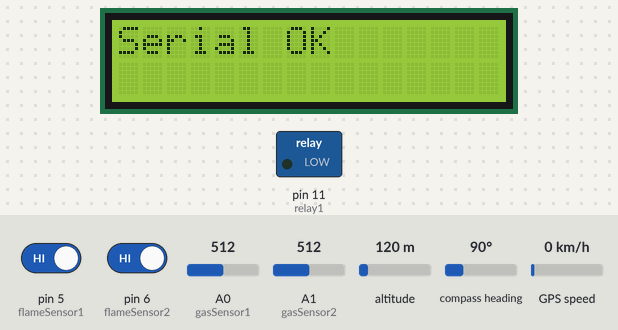
The sketch below on a simulated Arduino Uno, built with avr-gcc and run on an emulated ATmega328P. On the bench: 16×2 character LCD, switched loads named in the sketch (green lamp = pin HIGH). Inputs (shaded band) come from the test bench; at power-on: pin 5 (flameSensor1) HIGH, pin 6 (flameSensor2) HIGH, A0 (gasSensor1) = 512, A1 (gasSensor2) = 512, altitude 120 m, compass heading 90°, GPS speed 0 km/h. The GPS gets a fix after 3 s at 37.7749, -122.4194 with 8 satellites; the modem accepts every AT command (registered, SIM ready, sends succeed) and sends nothing else; what the sketch prints to the serial monitor is not drawn.

Above: at 1.1 s.
At 37.5 s:
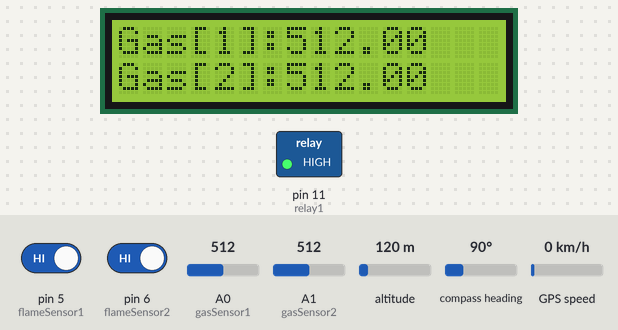
37.6 s: pin 5 (flameSensor1) driven LOW
At 54.2 s:
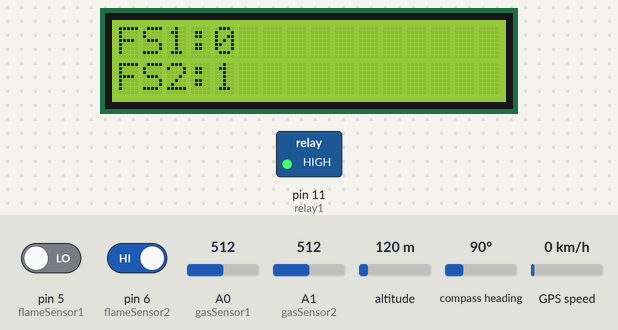
At 72.2 s:
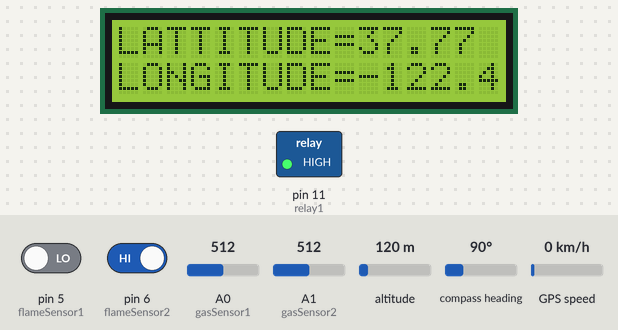
Timing chart, 0 to 73.7 s (numbered marks = the images above; inputs shaded):
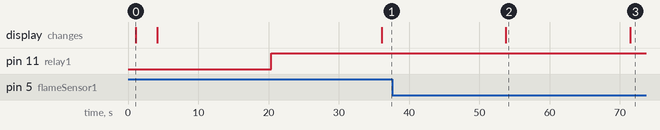

Measured:
- what the display in image 0 shows lasts 3.0 s, from 1.1 s to 4.1 s
- what the display in image 2 shows lasts 17.7 s, from 53.8 s to 71.5 s

The sketch:

gasleak_rev004.ino
```cpp
#include <SoftwareSerial.h>

#include <TinyGPS.h>

/* This sample code demonstrates the normal use of a TinyGPS object.
   It requires the use of SoftwareSerial, and aSerialumes that you have a
   4800-baud serial GPS device hooked up on pins 4(rx) and 3(tx).
*/
#include <Wire.h>
#include <LiquidCrystal_I2C.h>
LiquidCrystal_I2C lcd(0x27,16,2);  // set the LCD addreSerial to 0x27 for a 20 chars and 4 line display

TinyGPS gps;
//SoftwareSerial Serial(4, 3);
float lattitude,longitude;
    float flat, flon;
    unsigned long age;

SoftwareSerial mySerial(2, 3);
char msg;
char call;
char web[] = "www.google.com";


int gasSensor1 = A0;
int gasSensor2 = A1;
int flameSensor1 =5;
int flameSensor2 =6;
int relay1 =11;

bool gasdetected1 =false;
bool gasdetected2 =false;

bool flamedetected1 =false;
bool flamedetected2 =false;

char gas_alert[] = "Gas Detected!";
char fire_alert[] = "Fire Detected!";

bool gas_sms_sent = false;
bool flame_sms_sent = false;


bool gas_display = true;
bool flame_display = false;
bool location_display = false;

float sensorValue1;
float sensorValue2;
int sensorValue3;
int sensorValue4;

bool first_data_receive = false;
bool debug = false;

void setup()
{
  lcd.init();
  lcd.backlight();
  lcd.setCursor(0,0);
  lcd.print("LCD OK");
  delay(1000);
  Serial.begin(9600);
  //Serial.begin(9600);
  mySerial.begin(9600);   // Setting the baud rate of GSM Module
  lcd.setCursor(0,0);
  lcd.print("Serial OK");

  delay(3000);
  lcd.clear();

  lcd.setCursor(3,0);
  lcd.print("Gas & Fire");

  lcd.setCursor(4,1);
  lcd.print("Detector");
  lcd.clear();
  Serial.println(TinyGPS::library_version());
  Serial.println(TinyGPS::library_version());
  Serial.println();
  lcd.setCursor(0,0);
  lcd.print("Searching for ");
  lcd.setCursor(0,1);
  lcd.print("GPS Signal......");
  pinMode(flameSensor1,INPUT);
  pinMode(flameSensor2,INPUT);
  pinMode(relay1,OUTPUT);
  digitalWrite(relay1,LOW);

  SMS_Initial();
  SendInitial1();

  mySerial.println((char)26);// ASCII code of CTRL+Z
  delay(1000); // Delay of 1000 milli seconds or 1 second

  SMS_Initial();
  SendInitial2();
  mySerial.println((char)26);// ASCII code of CTRL+Z
  delay(1000); // Delay of 1000 milli seconds or 1 second


  SMS_Initial();
  SendInitial3();
  mySerial.println((char)26);// ASCII code of CTRL+Z
  delay(1000); // Delay of 1000 milli seconds or 1 second

}

void loop()
{
  bool newData = false;
  unsigned long chars;
  unsigned short sentences, failed;

  // For one second we parse GPS data and report some key values
  for (unsigned long start = millis(); millis() - start < 1000;)
  {
    while (Serial.available())
    {
      char c = Serial.read();
      // Serial.write(c); // uncomment this line if you want to see the GPS data flowing
      if (gps.encode(c)) // Did a new valid sentence come in?
        newData = true;
    }
  }

  if (newData)
  {
    if(!first_data_receive)first_data_receive = true;

    gps.f_get_position(&flat, &flon, &age);
    Serial.print("LAT=");
    Serial.print(flat == TinyGPS::GPS_INVALID_F_ANGLE ? 0.0 : flat, 6);
    Serial.print(" LON=");
    Serial.print(flon == TinyGPS::GPS_INVALID_F_ANGLE ? 0.0 : flon, 6);
    Serial.print(" SAT=");
    Serial.print(gps.satellites() == TinyGPS::GPS_INVALID_SATELLITES ? 0 : gps.satellites());
    Serial.print(" PREC=");
    Serial.print(gps.hdop() == TinyGPS::GPS_INVALID_HDOP ? 0 : gps.hdop());

        /*
    lcd.clear();
    lcd.setCursor(0,0);
    lcd.print("LAT=");
    lcd.print(flat);
    lcd.setCursor(0,1);
    lcd.print("LON=");
    lcd.print(flon);
   */


  }

  gps.stats(&chars, &sentences, &failed);
 // Serial.print(" CHARS=");
 // Serial.print(chars);
 // Serial.print(" SENTENCES=");
 // Serial.print(sentences);
 // Serial.print(" CSUM ERR=");
 // Serial.println(failed);
  if (chars == 0)
    Serial.println("** No characters received from GPS: check wiring **");

/*******************
 * Main Code for Sensor Checking
 */

  if (first_data_receive)
  {
  // put your main code here, to run repeatedly:
   sensorValue1  = analogRead(gasSensor1);
   sensorValue2  = analogRead(gasSensor2);
   sensorValue3 = digitalRead(flameSensor1);
   sensorValue4 = digitalRead(flameSensor2);


      if( sensorValue1 > 100){ //Gas level

        digitalWrite(relay1,HIGH);
        SMS_Initial();
        SendMessageGas1();
        GPS_Location();

        SMS_Initial();
        SendMessageGas2();
        GPS_Location();

        SMS_Initial();
        SendMessageGas3();
        GPS_Location();

      }
      else if( sensorValue2 > 100){ //Gas level
        digitalWrite(relay1,HIGH);
        SMS_Initial();
        SendMessageGas1();
        GPS_Location();

        SMS_Initial();
        SendMessageGas2();
        GPS_Location();

        SMS_Initial();
        SendMessageGas3();
        GPS_Location();
      }
      else if( sensorValue3 == 0 ){
        digitalWrite(relay1,HIGH);
        SMS_Initial();
        SendMessageFlame1();
        GPS_Location();

        SMS_Initial();
        SendMessageFlame2();
        GPS_Location();

        SMS_Initial();
        SendMessageFlame3();
        GPS_Location();

      }
      else if( sensorValue4 == 0){
        digitalWrite(relay1,HIGH);
        SMS_Initial();
        SendMessageFlame1();
        GPS_Location();

        SMS_Initial();
        SendMessageFlame2();
        GPS_Location();

        SMS_Initial();
        SendMessageFlame3();
        GPS_Location();
      }
      else{
        digitalWrite(relay1,LOW);

      }

      lcd.clear();

    if(gas_display){
      lcd.setCursor(0,0);
      lcd.print("Gas[1]:");
      lcd.setCursor(7,0);
      lcd.print(sensorValue1,2);
      lcd.setCursor(0,1);
      lcd.print("Gas[2]:");
      lcd.setCursor(7,1);
      lcd.print(sensorValue2,2);

      flame_display = true;
      gas_display = false;
      location_display = false;

    }else if(flame_display){
      lcd.setCursor(0,0);
      lcd.print("FS1:");
      lcd.print(sensorValue3);
      lcd.setCursor(0,1);
      lcd.print("FS2:");
      lcd.print(sensorValue4);

      flame_display = false;
      gas_display = false;
      location_display = true;

    }else if(location_display){
      lcd.setCursor(0,0);
      lcd.print("LATTITUDE=");
      lcd.print(flat);
      lcd.setCursor(0,1);
      lcd.print("LONGITUDE=");
      lcd.print(flon);

      flame_display = false;
      gas_display = true;
      location_display = false;
    }

  if(debug){
   Serial.print("sensorValue1= ");
   Serial.print(sensorValue1);
   Serial.print(",sensorValue2= ");
   Serial.print(sensorValue2);
   Serial.print(",sensorValue3= ");
   Serial.print(sensorValue3);
   Serial.print(",sensorValue4= ");
   Serial.println(sensorValue4);
  }
  delay(1000);

  }
}

void SendMessageGas1()
{
  mySerial.println("AT+CMGS=\"+639352908039\"\r"); // Replace x with mobile number
//  mySerial.println("AT+CMGS=\"+639771930439\"\r"); // Replace x with mobile number
  delay(200);
  mySerial.println(gas_alert);// The SMS text you want to send
  delay(200);
  mySerial.print("Gas[l]:");// The SMS text you want to send
  delay(200);
  mySerial.println(sensorValue1);// The SMS text you want to send
  delay(200);
  mySerial.print("Gas[2]:");// The SMS text you want to send
  delay(200);
  mySerial.println(sensorValue2);// The SMS text you want to send
  if(debug){
  Serial.print("SMS Sent Gas Alert");    //Sets the GSM Module in Text Mode
  }
  delay(1000);
}

void SendMessageGas2()
{
  mySerial.println("AT+CMGS=\"+639512870668\"\r"); // Replace x with mobile number
  delay(200);
  mySerial.println(gas_alert);// The SMS text you want to send
  delay(200);
  mySerial.print("Gas[l]:");// The SMS text you want to send
  delay(200);
  mySerial.println(sensorValue1);// The SMS text you want to send
  delay(200);
  mySerial.print("Gas[2]:");// The SMS text you want to send
  delay(200);
  mySerial.println(sensorValue2);// The SMS text you want to send
    if(debug){
      Serial.print("SMS Sent Gas Alert");    //Sets the GSM Module in Text Mode
    }
  delay(1000);
}

void SendMessageGas3()
{
  mySerial.println("AT+CMGS=\"+639676347375\"\r"); // Replace x with mobile number
  delay(200);
  mySerial.println(gas_alert);// The SMS text you want to send
  delay(200);
  mySerial.print("Gas[l]:");// The SMS text you want to send
  delay(200);
  mySerial.println(sensorValue1);// The SMS text you want to send
  delay(200);
  mySerial.print("Gas[2]:");// The SMS text you want to send
  delay(200);
  mySerial.println(sensorValue2);// The SMS text you want to send
    if(debug){
      Serial.print("SMS Sent Gas Alert");    //Sets the GSM Module in Text Mode
    }
  delay(1000);
}


void SendMessageFlame1()
{
  mySerial.println("AT+CMGS=\"+639352908039\"\r"); // Replace x with mobile number
//  mySerial.println("AT+CMGS=\"+639771930439\"\r"); // Replace x with mobile number

  delay(1000);
  mySerial.println(fire_alert);// The SMS text you want to send
    if(debug){
      Serial.print("SMS Sent Fire Alert");    //Sets the GSM Module in Text Mode
    }
}

void SendMessageFlame2()
{
  mySerial.println("AT+CMGS=\"+639512870668\"\r"); // Replace x with mobile number
  delay(1000);
  mySerial.println(fire_alert);// The SMS text you want to send
    if(debug){
      Serial.print("SMS Sent Fire Alert");    //Sets the GSM Module in Text Mode
    }
}


void SendMessageFlame3()
{
  mySerial.println("AT+CMGS=\"+639676347375\"\r"); // Replace x with mobile number
  delay(1000);
  mySerial.println(fire_alert);// The SMS text you want to send
    if(debug){
      Serial.print("SMS Sent Fire Alert");    //Sets the GSM Module in Text Mode
    }
}


void SMS_Initial(void){
  mySerial.println("AT");           //Sets the GSM Module in Text Mode
  delay(1000);                      // Delay of 1000 milli seconds or 1 second
  mySerial.println("AT+CMGF=1");    //Sets the GSM Module in Text Mode
  delay(1000);                      // Delay of 1000 milli seconds or 1 second
}

void GPS_Location(void){
  mySerial.print("LAT=");// The SMS text you want to send
  mySerial.print(flat);// The SMS text you want to send
  mySerial.print(",");// The SMS text you want to send
  mySerial.print("LON=");// The SMS text you want to send
  mySerial.println(flon);// The SMS text you want to send
  delay(100);
  mySerial.println((char)26);// ASCII code of CTRL+Z
  delay(1000);                    // Delay of 1000 milli seconds or 1 second
}

void SendInitial1(void)
{
  mySerial.println("AT+CMGS=\"+639512870668\"\r"); // Replace x with mobile number
  delay(1000);
  mySerial.println("Gas & Flame Detector Initial OK");// The SMS text you want to send
  Serial.print("Initial Ok");    //Sets the GSM Module in Text Mode
  delay(1000);
}

void SendInitial2(void)
{
  mySerial.println("AT+CMGS=\"+639676347375\"\r"); // Replace x with mobile number
  delay(1000);
  mySerial.println("Gas & Flame Detector Initial OK");// The SMS text you want to send
  Serial.print("Initial Ok");    //Sets the GSM Module in Text Mode
  delay(1000);
}

void SendInitial3(void)
{
  mySerial.println("AT+CMGS=\"+639352908039\"\r"); // Replace x with mobile number
  delay(1000);
  mySerial.println("Gas & Flame Detector Initial OK");// The SMS text you want to send
  Serial.print("Initial Ok");    //Sets the GSM Module in Text Mode
  delay(1000);
}
```
